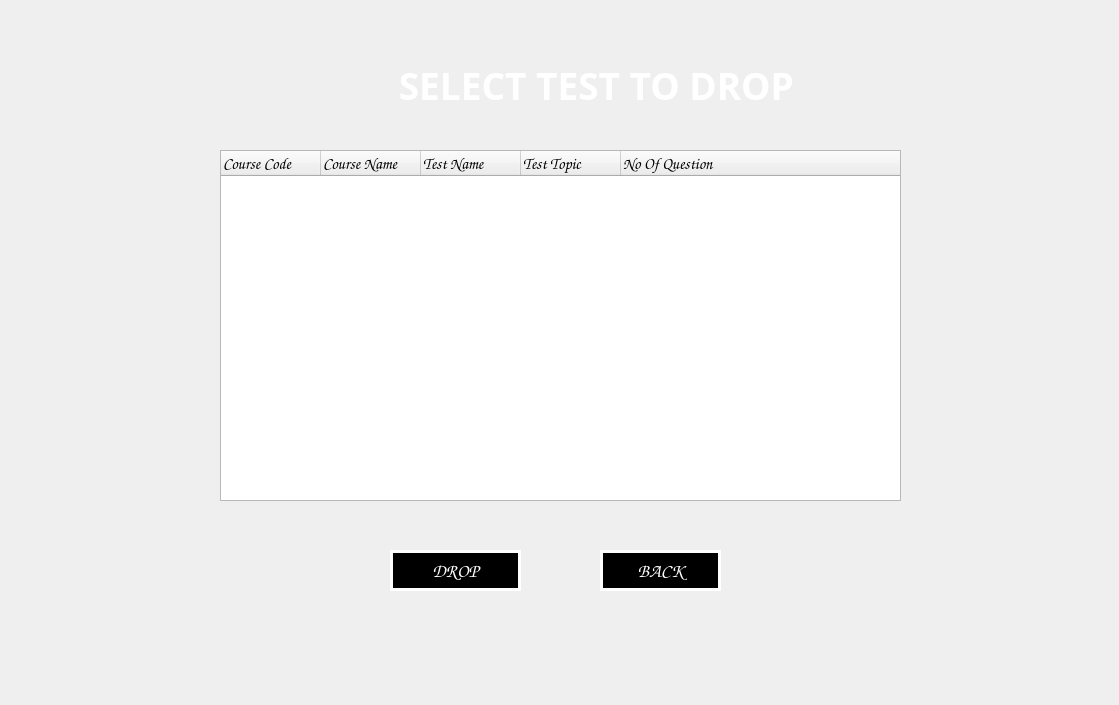
<?xml version="1.0" encoding="UTF-8"?>
<ui version="4.0">
 <class>selectTest</class>
 <widget class="QWidget" name="selectTest">
  <property name="geometry">
   <rect>
    <x>0</x>
    <y>0</y>
    <width>1119</width>
    <height>705</height>
   </rect>
  </property>
  <property name="font">
   <font>
    <family>Comic Sans MS</family>
    <pointsize>11</pointsize>
    <weight>75</weight>
    <bold>true</bold>
   </font>
  </property>
  <property name="windowTitle">
   <string>selectTest</string>
  </property>
  <widget class="QTreeWidget" name="treeWidget">
   <property name="geometry">
    <rect>
     <x>220</x>
     <y>150</y>
     <width>681</width>
     <height>351</height>
    </rect>
   </property>
   <property name="font">
    <font>
     <family>Comic Sans MS</family>
     <pointsize>12</pointsize>
     <weight>75</weight>
     <bold>true</bold>
    </font>
   </property>
   <column>
    <property name="text">
     <string>Course Code</string>
    </property>
   </column>
   <column>
    <property name="text">
     <string>Course Name</string>
    </property>
   </column>
   <column>
    <property name="text">
     <string>Test Name</string>
    </property>
   </column>
   <column>
    <property name="text">
     <string>Test Topic</string>
    </property>
   </column>
   <column>
    <property name="text">
     <string>No Of Question</string>
    </property>
   </column>
  </widget>
  <widget class="QPushButton" name="dropButton">
   <property name="geometry">
    <rect>
     <x>390</x>
     <y>550</y>
     <width>131</width>
     <height>41</height>
    </rect>
   </property>
   <property name="font">
    <font>
     <family>Comic Sans MS</family>
     <pointsize>14</pointsize>
     <weight>75</weight>
     <bold>true</bold>
    </font>
   </property>
   <property name="styleSheet">
    <string notr="true">border-image:none;
color:white;
background-color:inherit;
border:3px solid white;</string>
   </property>
   <property name="text">
    <string>DROP</string>
   </property>
  </widget>
  <widget class="QPushButton" name="backButton">
   <property name="geometry">
    <rect>
     <x>600</x>
     <y>550</y>
     <width>121</width>
     <height>41</height>
    </rect>
   </property>
   <property name="font">
    <font>
     <family>Comic Sans MS</family>
     <pointsize>14</pointsize>
     <weight>75</weight>
     <bold>true</bold>
    </font>
   </property>
   <property name="styleSheet">
    <string notr="true">border-image:none;
color:white;
background-color:inherit;
border:3px solid white;</string>
   </property>
   <property name="text">
    <string>BACK</string>
   </property>
  </widget>
  <widget class="QLabel" name="msgLabel">
   <property name="geometry">
    <rect>
     <x>330</x>
     <y>630</y>
     <width>481</width>
     <height>51</height>
    </rect>
   </property>
   <property name="palette">
    <palette>
     <active>
      <colorrole role="WindowText">
       <brush brushstyle="SolidPattern">
        <color alpha="255">
         <red>255</red>
         <green>255</green>
         <blue>255</blue>
        </color>
       </brush>
      </colorrole>
      <colorrole role="Text">
       <brush brushstyle="SolidPattern">
        <color alpha="255">
         <red>255</red>
         <green>255</green>
         <blue>255</blue>
        </color>
       </brush>
      </colorrole>
      <colorrole role="ButtonText">
       <brush brushstyle="SolidPattern">
        <color alpha="255">
         <red>255</red>
         <green>255</green>
         <blue>255</blue>
        </color>
       </brush>
      </colorrole>
     </active>
     <inactive>
      <colorrole role="WindowText">
       <brush brushstyle="SolidPattern">
        <color alpha="255">
         <red>255</red>
         <green>255</green>
         <blue>255</blue>
        </color>
       </brush>
      </colorrole>
      <colorrole role="Text">
       <brush brushstyle="SolidPattern">
        <color alpha="255">
         <red>255</red>
         <green>255</green>
         <blue>255</blue>
        </color>
       </brush>
      </colorrole>
      <colorrole role="ButtonText">
       <brush brushstyle="SolidPattern">
        <color alpha="255">
         <red>255</red>
         <green>255</green>
         <blue>255</blue>
        </color>
       </brush>
      </colorrole>
     </inactive>
     <disabled>
      <colorrole role="WindowText">
       <brush brushstyle="SolidPattern">
        <color alpha="255">
         <red>255</red>
         <green>255</green>
         <blue>255</blue>
        </color>
       </brush>
      </colorrole>
      <colorrole role="Text">
       <brush brushstyle="SolidPattern">
        <color alpha="255">
         <red>255</red>
         <green>255</green>
         <blue>255</blue>
        </color>
       </brush>
      </colorrole>
      <colorrole role="ButtonText">
       <brush brushstyle="SolidPattern">
        <color alpha="255">
         <red>255</red>
         <green>255</green>
         <blue>255</blue>
        </color>
       </brush>
      </colorrole>
     </disabled>
    </palette>
   </property>
   <property name="font">
    <font>
     <family>Comic Sans MS</family>
     <pointsize>14</pointsize>
    </font>
   </property>
   <property name="styleSheet">
    <string notr="true">color:white;</string>
   </property>
   <property name="text">
    <string/>
   </property>
  </widget>
  <widget class="QLabel" name="label">
   <property name="geometry">
    <rect>
     <x>370</x>
     <y>50</y>
     <width>451</width>
     <height>71</height>
    </rect>
   </property>
   <property name="font">
    <font>
     <family>Colonna MT</family>
     <pointsize>28</pointsize>
     <weight>75</weight>
     <bold>true</bold>
    </font>
   </property>
   <property name="styleSheet">
    <string notr="true">color:white;</string>
   </property>
   <property name="text">
    <string>   SELECT TEST TO DROP</string>
   </property>
  </widget>
 </widget>
 <layoutdefault spacing="6" margin="11"/>
 <resources/>
 <connections>
  <connection>
   <sender>dropButton</sender>
   <signal>clicked()</signal>
   <receiver>selectTest</receiver>
   <slot>dropClicked()</slot>
   <hints>
    <hint type="sourcelabel">
     <x>155</x>
     <y>350</y>
    </hint>
    <hint type="destinationlabel">
     <x>308</x>
     <y>205</y>
    </hint>
   </hints>
  </connection>
  <connection>
   <sender>backButton</sender>
   <signal>clicked()</signal>
   <receiver>selectTest</receiver>
   <slot>backClicked()</slot>
   <hints>
    <hint type="sourcelabel">
     <x>380</x>
     <y>350</y>
    </hint>
    <hint type="destinationlabel">
     <x>308</x>
     <y>205</y>
    </hint>
   </hints>
  </connection>
 </connections>
 <slots>
  <slot>dropClicked()</slot>
  <slot>backClicked()</slot>
 </slots>
</ui>
